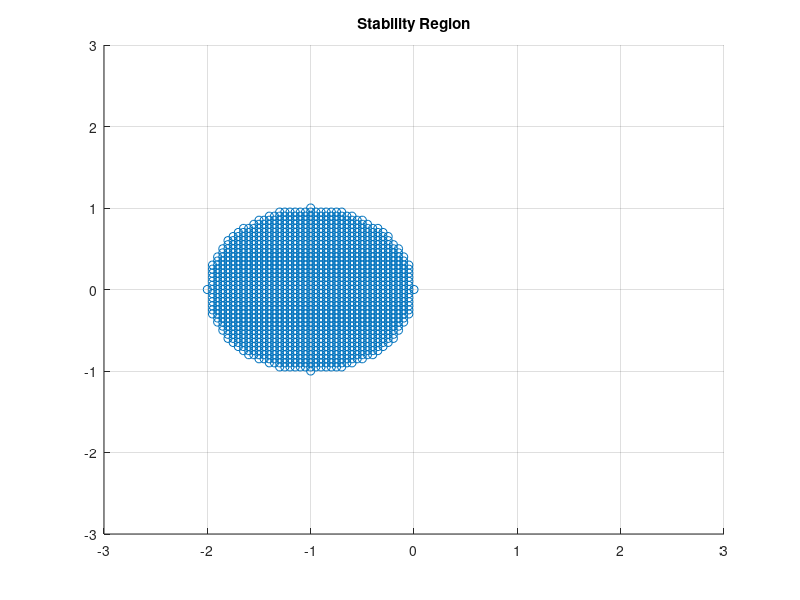
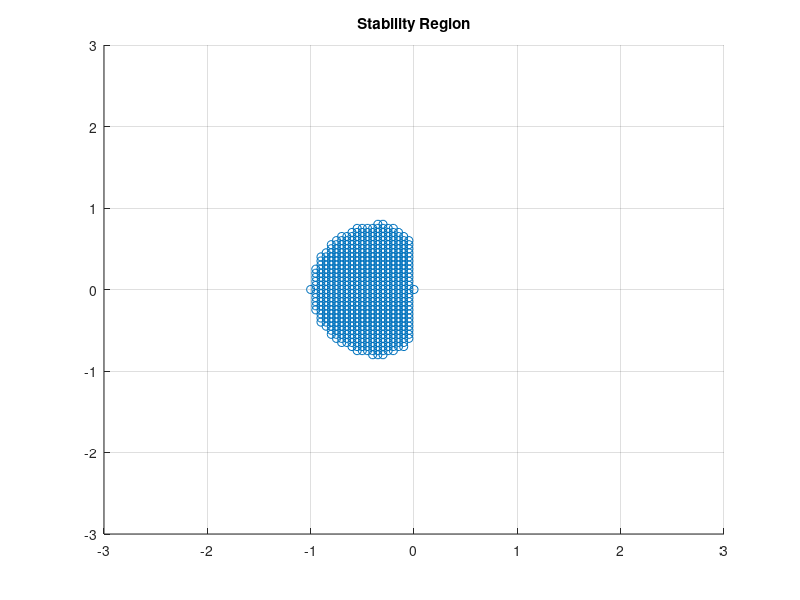
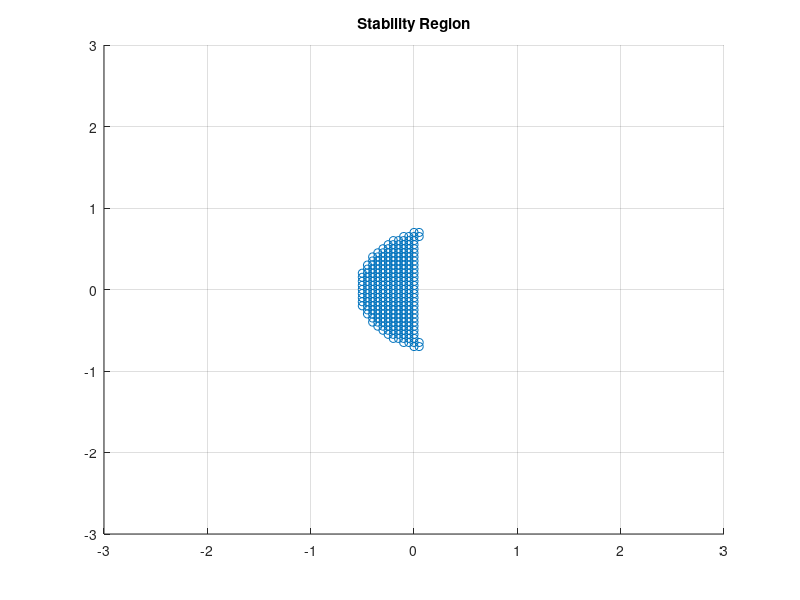

These charts were generated, in order, by the following MATLAB code:
function witt_borowitz_sheet11

	coeff1 = @(z) [1, -1-z];
	coeff2 = @(z) [1, -1-1.5*z, 0.5*z];
	coeff3 = @(z) [1, -1-(23/12)*z, (4/3)*z, (-5/12)*z];

	plotStabilityRegion(coeff1)
	plotStabilityRegion(coeff2)
	plotStabilityRegion(coeff3)
end


function plotStabilityRegion(coeff)
	z = [];
	n = 3;
	density = 0.05;
	figure
	for x = [-n:density:n]
		for y = [-n:density:n]
			a = complex(x,y);
			if rootTest(roots(coeff(a)))==1
				z(end+1) = a;
			end
		end
	end
	#plot(real(z), imag(z), 'linewidth', 2)
	scatter(real(z), imag(z));
	title("Stability Region")
	axis([-n n -n n]);
	grid on;
end


function ans = rootTest(nullstellen)

	ans = 1;
	for i = 1:size(nullstellen,1)
		if abs(nullstellen(i)) > 1
			ans = 0;
			return
		end
		if abs(nullstellen(i)) == 1
			for j = i+1:size(nullstellen,1)
				if nullstellen(j) == nullstellen(i)
					ans=0;
					return
				end
			end
		end
	end
end
